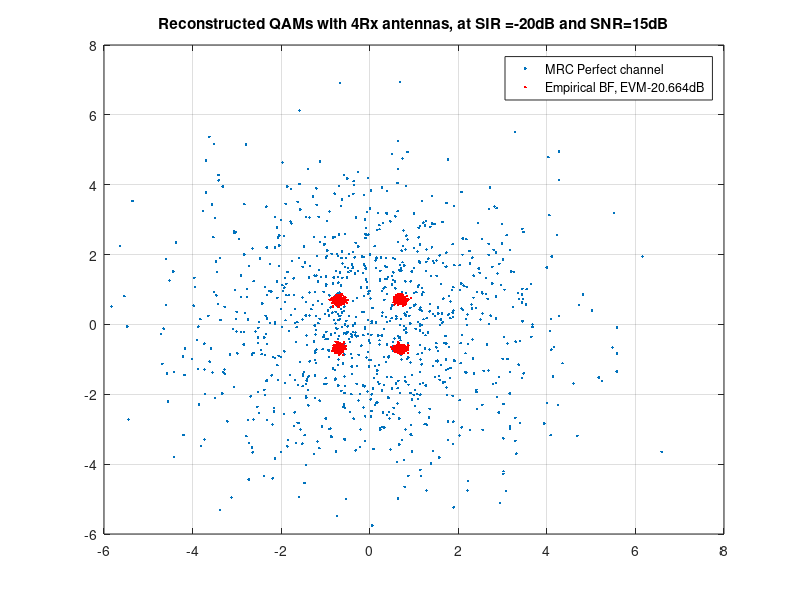
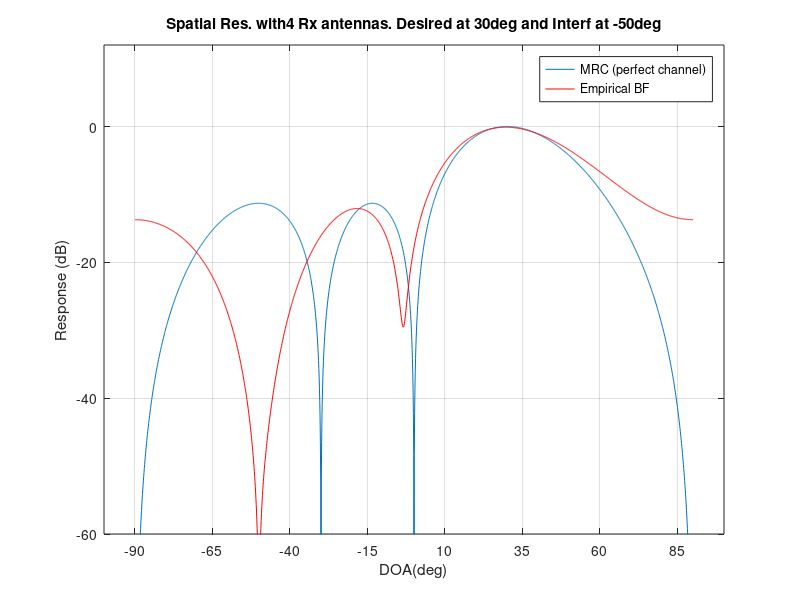

These charts were generated, in order, by the following MATLAB code:
close all; clear; clc; rng(1);

SNRdB = 15;
SIRdB = -20;

N=4;

NumPilots=100;
NumPayload=1000;

theta_deg=30;
x_desired=exp(-1i*pi*sin(theta_deg*pi/180)*[0:N-1].');

Interf_angle=-50;
x_Interf=exp(-1i*pi*sin(Interf_angle*pi/180)*[0:N-1].');

pilots=randsrc(1,NumPilots,[1+1i 1-1i -1+1i -1-1i])/sqrt(2);
s=randsrc(1,NumPayload,[1+1i 1-1i -1+1i -1-1i])/sqrt(2);

%Signal Generation
a_desired=exp(1i*2*pi*rand);
y_desired=a_desired*x_desired*[pilots,s];

r=(randn(1,length([pilots,s]))+1i*randn(1,length([pilots,s])))/sqrt(2);
y_interf=exp(1i*2*pi*rand)*x_Interf*10^(-SIRdB/20)*r;

Noise=10^(-SNRdB/20)*(randn(size(y_desired))+1i*randn(size(y_desired)))/sqrt(2);

y=y_desired+y_interf+Noise;

Y=y(:,1:NumPilots).';
p=pilots.';

w_hat=inv(Y'*Y)*Y'*p;

% Y'*Y = empirical total covariance
% Y'*p = estimate of channel
% We do that because spacial covariance matrix is hard to get.
% w_hat is the least square estimate of w

%Reconstrut QAMs

s_hat_MRC=(a_desired*x_desired)'/N*y(:,NumPilots+1:end);

plot(s_hat_MRC,'.'); grid; hold on ;
title(['Reconstructed QAMs with ',num2str(N), 'Rx antennas, at SIR =',num2str(SIRdB),'dB and SNR=',num2str(SNRdB),'dB'])

s_hat_ebf=w_hat.'*y(:,NumPilots+1:end);
plot(s_hat_ebf,'r.');

%EVM Calculation
EVM_ebf_dB=10*log10(mean(abs(s_hat_ebf-s).^2));

legend('MRC Perfect channel',['Empirical BF, EVM',num2str(EVM_ebf_dB),'dB']);

% Plot the spatial response
phi_deg=[-90:.1:90];
for k=1:length(phi_deg)
    x_test=exp(-1i*pi*sin(phi_deg(k)*pi/180)*[0:N-1].');
    MRC_resp(k)=abs(x_desired'*x_test)/N;
    Emp_BF_response(k)=abs(w_hat.'*x_test);
end

figure;
plot(phi_deg,20*log10(MRC_resp));hold on; grid;
plot(phi_deg,20*log10(Emp_BF_response),'r');
ylim([-60 12]); xticks(-90:25:90);
title(['Spatial Res. with',num2str(N),' Rx antennas. Desired at ', num2str(theta_deg),'deg and Interf at ',num2str(Interf_angle),'deg']);
xlabel('DOA(deg)'); ylabel('Response (dB)');
legend('MRC (perfect channel)','Empirical BF');